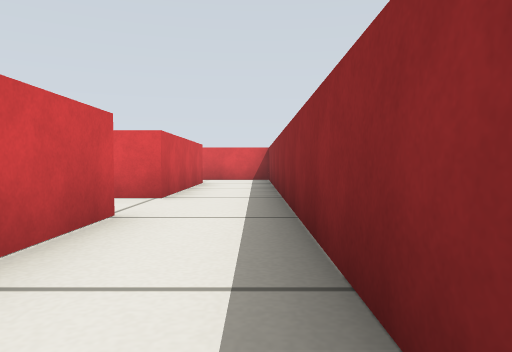
[1] (above)

14 first-person views from a walk through a robot-simulator world made for Gazebo. The camera is 0.26 m above the floor, tilts 2° down and sees 70° across. Floor lines are 1 m apart. The floor is counted in squares, 0.5 m on a side. Each view is taken from the middle of a square. On the plan, view 1 faces up. The plan holds only what a view shows up to about 9 squares ahead; the rest is blank.

[2]
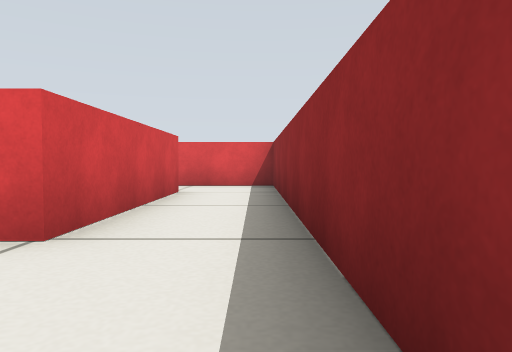

[3]
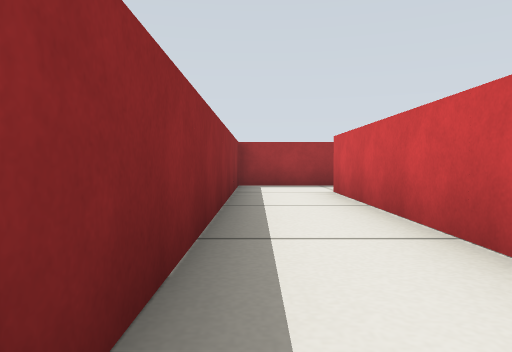

[4]
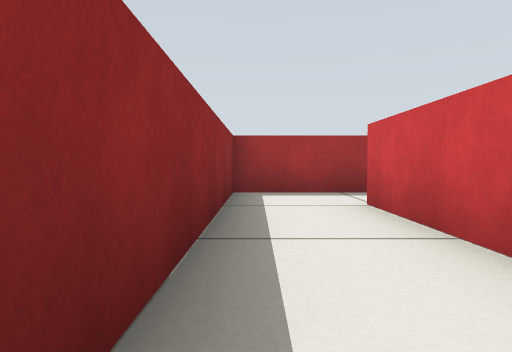

[5]
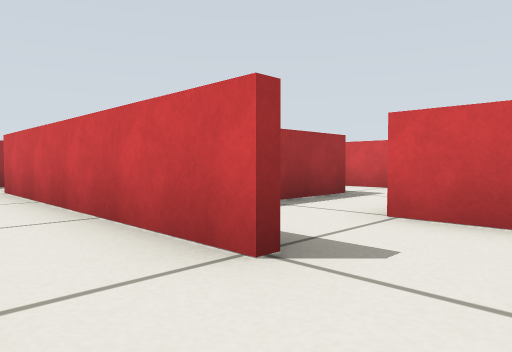

[6]
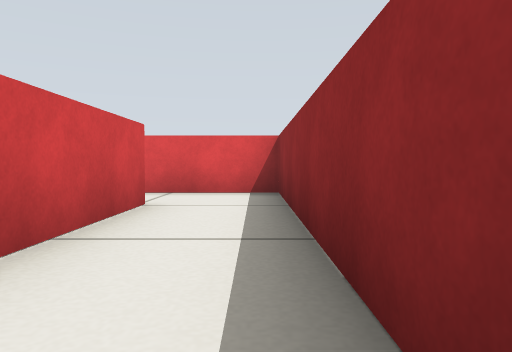

[7]
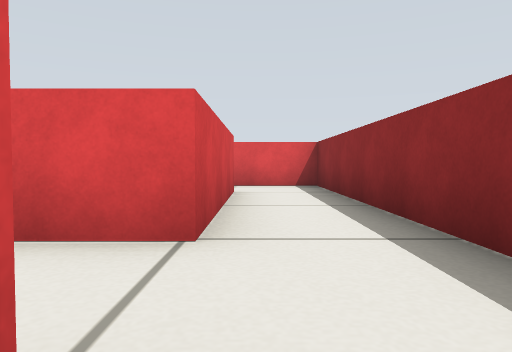

[8]
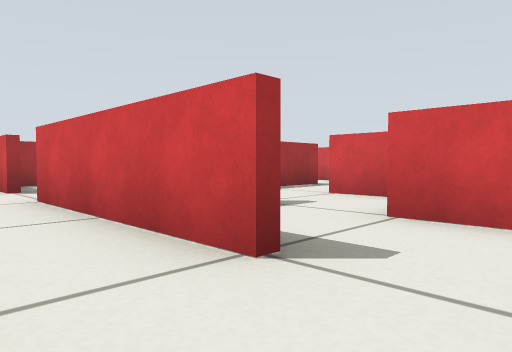

[9]
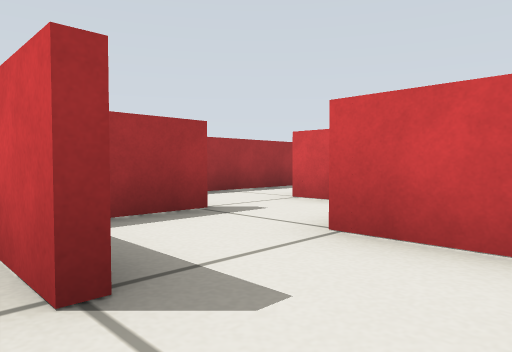

[10]
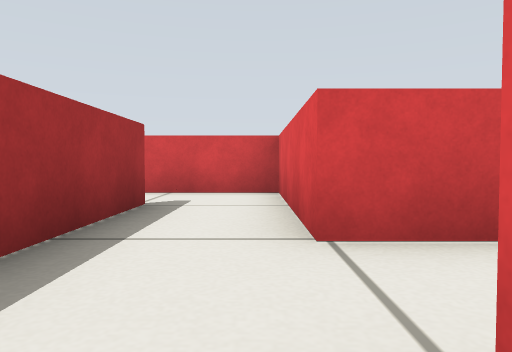

[11]
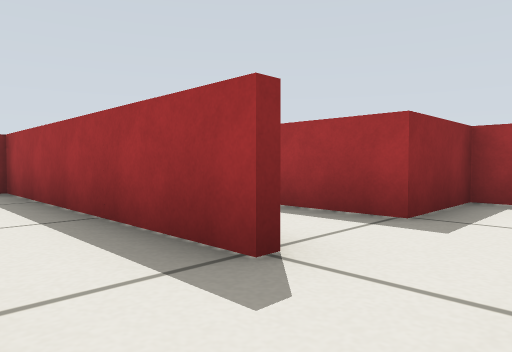

[12]
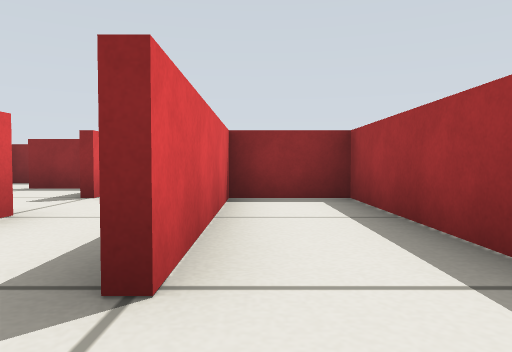

[13]
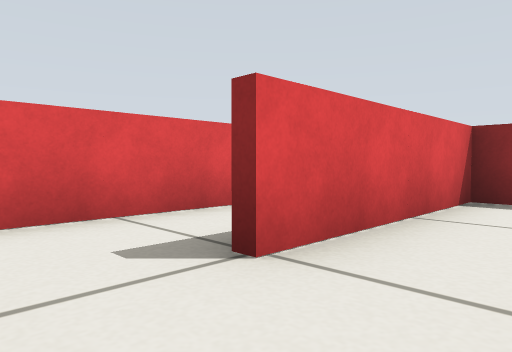

[14]
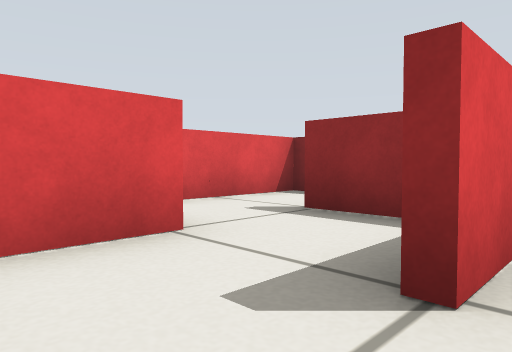

### Floor plan
Points are (right, up) in squares from view 1. A wall is a line through its corners. A room is listed if a view was taken in it or the views show most of it. See-through windows are left out.
Room 1 (views 1, 2, 3, 4, 5, 6, 7, 8, 9)
walls: (-1.4, 3.6) (-1.4, -2.6); (-3.4, 4.5) (-3.4, 3.4); (-3.6, 7.6) (-2.4, 7.6); (-1.6, 8.4) (-1.6, 9.6); (-1.4, 9.6) (-1.4, 5.4) (-2.6, 5.4); (-3.4, 10.6) (-3.4, 9.4); (-2, -4.4) (0.4, -4.4) (0.4, 11.4) (-2.1, 11.4)
ways out: opening at (-3, 9) to room 2; opening at (-3, 3); opening at (-2, -3.5)
Room 2 (views 10, 14)
walls: (-5.4, 8.6) (-5.4, 7.4) (-7.4, 7.4); (-3.4, 9.4) (-4.6, 9.4); (-2.6, 7.4) (-3.6, 7.4); (-7.6, 5.6) (-1.5, 5.6)
ways out: opening at (-3, 9) to room 1; opening at (-6.5, 7) to room 3
Room 3 (view 11)
walls: (-7.4, 7.4) (-9.4, 7.4) (-9.4, 5)
ways out: opening at (-6.5, 7) to room 2; opening at (-8.5, 6) to room 4
Room 4 (views 12, 13)
walls: (-7.6, 3.6) (-3.6, 3.6) (-3.6, 5.4) (-7.6, 5.4)
ways out: opening at (-8.5, 6) to room 3; opening at (-9, 4)

Where each view was taken, in squares from view 1:
view 1: 0 up, 0 right, facing up
view 2: 3 up, 0 right, facing up
view 3: 4 up, 0 right, facing down
view 4: 2 up, 0 right, facing down
view 5: 5 up, 0 right, facing down-left
view 6: 5 up, 0 right, facing up
view 7: 3 up, 1 left, facing up
view 8: 11 up, 0 right, facing down-left
view 9: 11 up, 1 left, facing down-left
view 10: 7 up, 3 left, facing left
view 11: 7 up, 9 left, facing down-right
view 12: 5 up, 9 left, facing right
view 13: 4 up, 9 left, facing up-right
view 14: 7 up, 5 left, facing up-right
